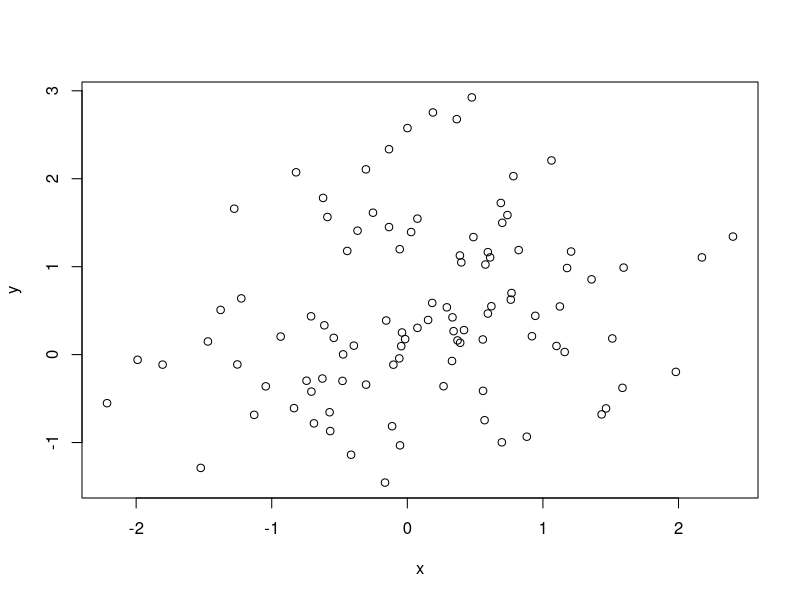

Recreate this plot in R. (Note: this script raises an error after producing the figure.)
##### PHS597 HW8
library(MASS)
library(splines)


set.seed(1)

# simulate data 
n <- 100
x <- rnorm(n, 0, 1)
y <- exp(x)/(1+exp(x)) + rnorm(n, 0, 1)
data <- data.frame(x,y)
# break points 0 -1 1 
knot <- c(-1, 0, 1)
plot(x, y)

### Part I: Cubic spline 
# consider it as f(x) spanned by 1, X, X^2, X^3, (X-)

# create the design matrix 
Z <- data.frame(cbind(rep(1, n), x, x^2, x^3))
Z$knot1 <- ifelse(Z$x>= knot[1], (Z$x-knot[1])^3, 0)
Z$knot2 <- ifelse(Z$x>= knot[2], (Z$x-knot[2])^3, 0)
Z$knot3 <- ifelse(Z$x>= knot[3], (Z$x-knot[3])^3, 0)

Z <- as.matrix(Z)

# least square estimates 
beta1 <- ginv(t(Z) %*% Z) %*% t(Z) %*% y

# interval[-inf, -1]: beta0+beta1X+beta2X^2+beta3X^3
x1 <- seq(-2.5, -1, by = 0.05)
n_x1 <- length(x1)
z1 <- cbind(rep(1, n_x1), x1, x1^2, x1^3)
y1 <- z1 %*% beta1[1:4]
data1 <- data.frame("x"= x1, "y"=y1)

# interval [-1, 0]:  (beta0+beta4)+(beta1-3*beta4)X+(beta2+3*beta4)X^2+(beta3+beta4)X^3
x2 <- seq(-1, 0, by = 0.05)
n_x2 <- length(x2)
z2 <- cbind(rep(1, n_x2), x2, x2^2, x2^3, (x2+1)^3)
y2 <- z2 %*% beta1[1:5]
data2 <- data.frame("x"= x2, "y"=y2)

# interval [0, 1]
x3 <- seq(0, 1, by = 0.05)
n_x3 <- length(x3)
z3 <- cbind(rep(1, n_x3), x3, x3^2, x3^3, (x3+1)^3, (x3^3))
y3 <- z3 %*% beta1[1:6]
data3 <- data.frame("x"= x3, "y"=y3)

# interval [1, +inf]
x4 <- seq(1, 2.5, by = 0.05)
n_x4 <- length(x4)
z4 <- cbind(rep(1, n_x4), x4, x4^2, x4^3, (x4+1)^3, (x4^3), (x4-1)^3)
y4 <- z4 %*% beta1
data4 <- data.frame("x"= x4, "y"=y4)


# the plot for cubic spline 
ggplot(data = data,aes(x, y)) +
  geom_point() +
  geom_line(data = data1, color = 'red') +
  geom_line(data = data2, color = 'blue') +
  geom_line(data = data3, color = 'green') +
  geom_line(data = data4, color = 'purple') +
  theme_minimal() +
  ggtitle("Cublic splines fitting")


### Part II: natural cublic spline 
# consider it as f(x) spanned by 1, X, (X+1)+^3-(X-1)+^3, (X)+^3-(X-1)+^3

# create the design matrix 
M <- data.frame(cbind(rep(1, n), x))
M$knot1 <- ifelse(M$x>= knot[1], (M$x-knot[1])^3, 0)
M$knot2 <- ifelse(M$x>= knot[2], (M$x-knot[2])^3, 0)
M$knot3 <- ifelse(M$x>= knot[3], (M$x-knot[3])^3, 0)
M$factor3 <- M$knot1 - M$knot3 - 2*M$knot2 + 2*M$knot3

M <- as.matrix(M[, -c(3:5)])

# least square estimates 
beta2 <- ginv(t(M) %*% M) %*% t(M) %*% y

# interval[-inf, -1]: beta1+beta2X
x1 <- seq(-2.5, -1, by = 0.05)
n_x1 <- length(x1)
z1 <- cbind(rep(1, n_x1), x1)
y1 <- z1 %*% beta2[1:2]
data1 <- data.frame("x"= x1, "y"=y1)


# interval [-1, 0]: 
x2 <- seq(-1, 0, by = 0.05)
n_x2 <- length(x2)
z2 <- cbind(rep(1, n_x2), x2, (x2+1)^3)
y2 <- z2 %*% beta2
data2 <- data.frame("x"= x2, "y"=y2)

# interval [0, 1]
x3 <- seq(0, 1, by = 0.05)
n_x3 <- length(x3)
z3 <- cbind(rep(1, n_x3), x3, (x3+1)^3-2*x3^3)
y3 <- z3 %*% beta2
data3 <- data.frame("x"= x3, "y"=y3)

# interval [1, +inf]
x4 <- seq(1, 2.5, by = 0.05)
n_x4 <- length(x4)
z4 <- cbind(rep(1, n_x4), x4, (x4+1)^3-(x4-1)^3-2*(x4)^3+2*(x4-1)^3)
y4 <- z4 %*% beta2
data4 <- data.frame("x"= x4, "y"=y4)



# the plot for natural cubic spline 
ggplot(data = data,aes(x, y)) +
  geom_point() +
  geom_line(data = data1, color = 'red') +
  geom_line(data = data2, color = 'blue') +
  geom_line(data = data3, color = 'green') +
  geom_line(data = data4, color = 'purple') +
  theme_minimal() +
  ggtitle("Natural Cublic splines fitting")

### Part III: smoothing splines 
# calculate integral Nk''Nj'' 
int_kj <- function(knot_k, knot_j, knot_K_1, knot_K) {
  
  # pre-define some constants 
  C_k1 <- 1/(knot_k-knot_K)
  C_k2 <- 1/(knot_K_1-knot_K)
  C_j1 <- 1/(knot_j-knot_K)
  C_j2 <- 1/(knot_K_1-knot_K)
    
  # interval 1: < knot_j, integral = 0
  # interval 2: [knot_j, knot_K_1]
  integrand1 <- function(x) {36*C_k1*(x-knot_k)*C_j1*(x-knot_j)}
  a1 <- integrate(integrand1, lower = knot_j, upper=knot_K_1)  
  
  # interval 3: [knot_k_1, knot_K]
  integrand2 <- function(x) {(6*C_k1*(x-knot_k)- 6*C_k2*(x-knot_K_1))*(6*C_j1*(x-knot_j)- 6*C_j2*(x-knot_K_1))}
  a2 <- integrate(integrand2, lower = knot_K_1, upper=knot_K)
  
  # interval 4: >=knot_K
  integrand3 <- function(x) {(6*C_k1*(x-knot_k)- 6*C_k2*(x-knot_K_1) + 6*(C_k2-C_k1)*(x-knot_k))*(6*C_j1*(x-knot_j)- 6*C_j2*(x-knot_K_1)+6*(C_j2-C_j1)*(x-knot_j))}
  a3 <- integrate(integrand3, lower = knot_K, upper=knot_K) # diverge if upper is Inf, thus set upper to 10000, relatively large respect to the simulated data range 
  
  # integral of piecewise function 
  return(a1$value+a2$value+a3$value)
}

# calculate Omega except for the first two basis N1 = 1 and N2 = x 
A <- matrix(rep(0, 98*98), ncol = 98)

# sorted x used as knots for smoothing spline
x_sort <- sort(x)

# fill in A 
for (k in 1:98) {
  for (j in k:98) {

      A[k, j] <- int_kj(knot_k=x_sort[k], knot_j=x_sort[j], knot_K_1=x_sort[(n-1)], knot_K=x_sort[n])
      A[j, k] <- A[i, k]
    
  }
}

# get Omega for integral 
Omega <- matrix(rep(0, n*n), ncol = n)
Omega[3:n, 3:n] <- A

# calcualte basis function N 
N <- matrix(rep(0, n*n), ncol = n)

# N1(x) = 1
N[, 1] <- rep(1, n)
N[, 2] <- x

cal_Nk <- function(x, knot_k, knot_K_1=x_sort[(n-1)], knot_K=x_sort[n]) {
  
  # pre-define some constants 
  C1 <- 1/(knot_k-knot_K)
  C2 <- 1/(knot_K_1-knot_K)
  
  res <- C1* ((max(0, x-knot_k))^3-(max(0, x-knot_K))^3) - C2* ((max(0, x-knot_K_1))^3-(max(0, x-knot_K))^3) 
  
  return(res)
}


# fill in basis matrix N 
for (i in 3:n) {
  for (j in 1:n) {
    N[j, i] <- cal_Nk(x = x_sort[j], knot_k = x_sort[(i-2)])
  }
}

# set a small lambda
lambda <- 0.0001
# calculate theta_hat 
theta_hat <- ginv(t(N)%*%N+lambda*Omega) %*% t(N) %*% y 


# generate data for plotting 
m <- seq(-2.5, 2.5, by = 0.05)
y_m <- rep(0, length(m))
length(m)
# calcualte basis function n
new_N <- matrix(rep(0, 101*100), ncol = 100)

# N1(x) = 1
new_N[, 1] <- rep(1, 101)
new_N[, 2] <- m


# fill in new N 
for (i in 3:length(theta_hat)) {
  for (j in 1:length(m)) {
    new_N[j, i] <- cal_Nk(x = m[j], knot_k = x_sort[(i-2)])
  }
}

y_m <- new_N %*% theta_hat
data_s <- data.frame("x"= m, "y"=y_m)


# the plot Smoothing splines fitting with small lamda show more curves
# larger lambda leads to more linear fit 
ggplot(data = data,aes(x, y)) +
  geom_point() +
  geom_line(data = data_s, color = 'red') +
  theme_minimal() +
  ggtitle(" Smoothing splines fitting with small lamda show more curves") 



###### Part IV: B-spline
ggplot(data, aes(x, y)) +
  geom_point() +
  stat_smooth(method = lm, formula = y ~ splines::bs(x, df = 3)) +
  theme_minimal() +
  ggtitle("B-spline regression fitting")



